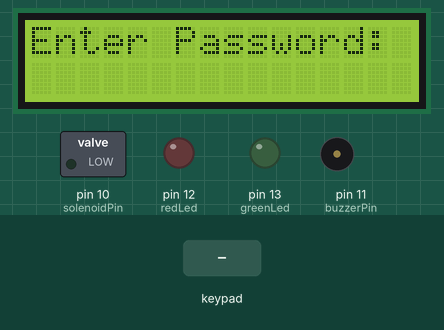
Simulated run of this sketch. Board: Arduino Uno, built with avr-gcc and run on an emulated ATmega328P. Shown: 16×2 character LCD, switched loads named in the sketch (green lamp = pin HIGH), output pins drawn as LEDs (lit = HIGH), buzzer (waves = sounding, pin HIGH). The inputs (shaded band) are chosen by the test bench. What the sketch prints to the serial monitor is not drawn.

Above: at 1.2 s.
1.3 s: key '#' pressed
At 2.5 s:
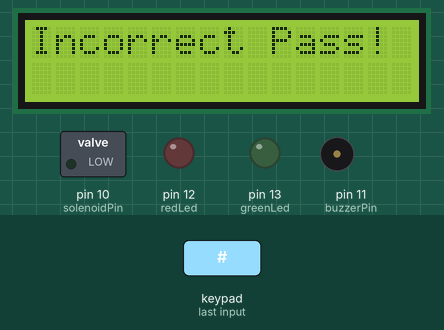
3.2 s: keypad keys 9 8 7 6 A pressed 0.4 s apart
At 6.0 s:
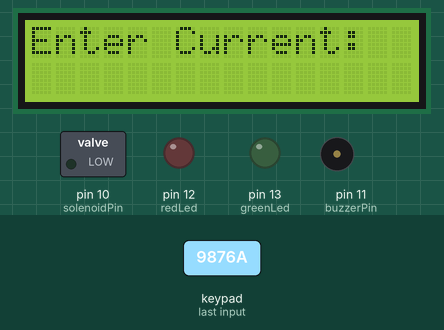
6.7 s: key 'C' pressed
At 7.9 s:
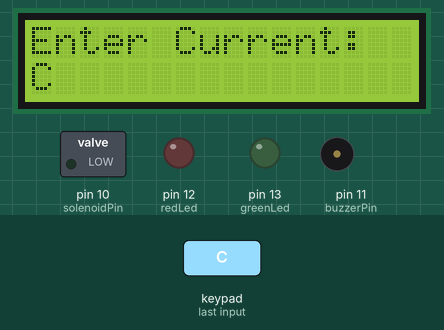
8.2 s: keypad keys 9 8 7 6 # pressed 0.4 s apart
At 10.28 s:
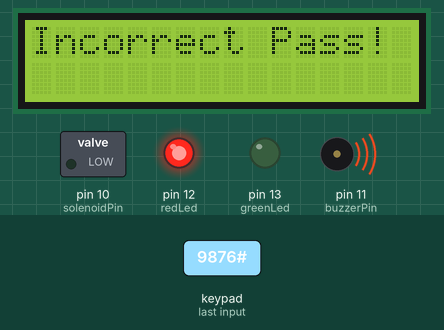
11.8 s: keypad keys 5 4 3 2 # pressed 0.4 s apart
At 14.3 s:
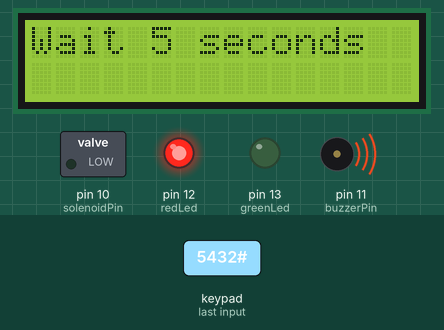
16.8 s: key 'D' pressed
At 20.6 s:
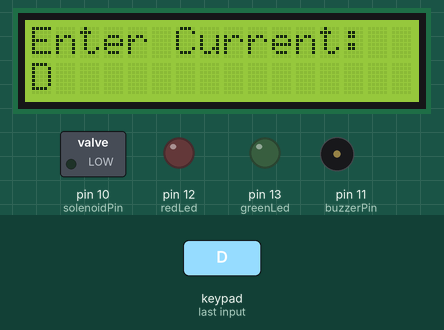
Timing chart, 0 to 20.8 s (numbered marks = the images above; inputs shaded):
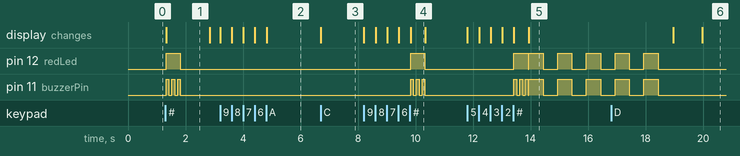

The sketch:

20240711_ARDUINO_UNO.ino
```cpp
#include <Keypad.h>
#include <Wire.h>
#include <LiquidCrystal_I2C.h>
#include <EEPROM.h>

const int solenoidPin = 10;
const int buzzerPin = 11;
const int redLed = 12;
const int greenLed = 13;

const int ROW_NUM = 4;
const int COLUMN_NUM = 4;
char keys[ROW_NUM][COLUMN_NUM] = {
  {'1','2','3', 'A'},
  {'4','5','6', 'B'},
  {'7','8','9', 'C'},
  {'*','0','#', 'D'}
};
byte pin_rows[ROW_NUM] = {9, 8, 7, 6};
byte pin_column[COLUMN_NUM] = {5, 4, 3, 2};
Keypad keypad = Keypad(makeKeymap(keys), pin_rows, pin_column, ROW_NUM, COLUMN_NUM);

String password;
String input_password;
String new_password;
int incorrect_attempts = 0;

enum State { ENTER_PASSWORD, CHANGE_PASSWORD_OLD, CHANGE_PASSWORD_NEW, CONFIRM_PASSWORD };
State currentState = ENTER_PASSWORD;

LiquidCrystal_I2C lcd(0x27, 16, 2);

void setup() {
  Serial.begin(115200);
  input_password.reserve(32);

  pinMode(solenoidPin, OUTPUT);
  pinMode(buzzerPin, OUTPUT);
  pinMode(redLed, OUTPUT);
  pinMode(greenLed, OUTPUT);

  lcd.init();
  lcd.backlight();
  lcd.setCursor(0, 0);
  lcd.print("Enter Password:");

  password = readPasswordFromEEPROM();
}

void loop() {
  char key = keypad.getKey();

  if (key) {
    lcd.setCursor(0, 1);
    lcd.print(input_password);

    if (key == '*') {
      input_password = "";
      lcd.setCursor(0, 1);
      lcd.print("                ");
    } else if (key == '#') {
      handleHashKey();
    } else if (key == 'A') {
      currentState = CHANGE_PASSWORD_OLD;
      input_password = "";
      lcd.clear();
      lcd.setCursor(0, 0);
      lcd.print("Enter Current:");
    } else if (key == 'B') {
      if (currentState == CHANGE_PASSWORD_OLD || currentState == CHANGE_PASSWORD_NEW || currentState == CONFIRM_PASSWORD) {
        resetToEnterPassword();
      }
    } else {
      input_password += key;
      lcd.setCursor(0, 1);
      lcd.print(input_password);
    }
  }
}

void handleHashKey() {
  switch (currentState) {
    case ENTER_PASSWORD:
      if (password == input_password) {
        lcd.clear();
        lcd.setCursor(0, 0);
        lcd.print("Correct Password");

        digitalWrite(greenLed, HIGH);
        digitalWrite(solenoidPin, HIGH);
        Serial.println("OPENDOOR");
        delay(2000);
        digitalWrite(greenLed, LOW);
        digitalWrite(solenoidPin, LOW);
        Serial.println("CLOSEDOOR");

        incorrect_attempts = 0;
      } else {
        handleIncorrectPassword();
      }
      break;

    case CHANGE_PASSWORD_OLD:
      if (password == input_password) {
        currentState = CHANGE_PASSWORD_NEW;
        input_password = "";
        lcd.clear();
        lcd.setCursor(0, 0);
        lcd.print("Enter New:");
        Serial.println("SOMEONEPASSCODE");
      } else {
        handleIncorrectPassword();
        lcd.setCursor(0, 0);
        lcd.print("Enter Current:");
      }
      break;

    case CHANGE_PASSWORD_NEW:
      new_password = input_password;
      currentState = CONFIRM_PASSWORD;
      input_password = "";
      lcd.clear();
      lcd.setCursor(0, 0);
      lcd.print("Confirm New:");
      break;

    case CONFIRM_PASSWORD:
      if (input_password == new_password) {
        password = new_password;
        writePasswordToEEPROM(password);
        lcd.clear();
        lcd.setCursor(0, 0);
        lcd.print("Password Changed");
        Serial.println("CHANGESUCCESS");
        delay(2000);
        resetToEnterPassword();
      } else {
        handleIncorrectPassword();
        lcd.setCursor(0, 0);
        lcd.print("Enter New:");
      }
      break;
  }

  input_password = "";
  delay(1000);
  if (currentState == ENTER_PASSWORD) {
    lcd.clear();
    lcd.setCursor(0, 0);
    lcd.print("Enter Password:");
  }
}

void handleIncorrectPassword() {
  lcd.clear();
  lcd.setCursor(0, 0);
  lcd.print("Incorrect Pass!");

  digitalWrite(redLed, HIGH);
  digitalWrite(buzzerPin, HIGH);
  delay(100);
  digitalWrite(buzzerPin, LOW);
  delay(100);
  digitalWrite(buzzerPin, HIGH);
  delay(100);
  digitalWrite(buzzerPin, LOW);
  delay(100);
  digitalWrite(buzzerPin, HIGH);
  delay(100);
  digitalWrite(redLed, LOW);
  digitalWrite(buzzerPin, LOW);

  incorrect_attempts++;

  if (incorrect_attempts >= 3) {
    lcd.clear();
    lcd.setCursor(0, 0);
    lcd.print("Wait 5 seconds");
    Serial.println("INCORRECT");
    for (int i = 0; i < 5; i++) {
      digitalWrite(buzzerPin, HIGH);
      digitalWrite(redLed, HIGH);
      delay(500);
      digitalWrite(buzzerPin, LOW);
      digitalWrite(redLed, LOW);
      delay(500);
    }
    incorrect_attempts = 0;
    lcd.clear();
  }
}

void resetToEnterPassword() {
  currentState = ENTER_PASSWORD;
  input_password = "";
  lcd.clear();
  lcd.setCursor(0, 0);
  lcd.print("Enter Password:");
}

void writePasswordToEEPROM(String pass) {
  for (int i = 0; i < pass.length(); i++) {
    EEPROM.write(i, pass[i]);
  }
  EEPROM.write(pass.length(), '\0');
}

String readPasswordFromEEPROM() {
  char stored_pass[32];
  int i = 0;
  char ch = EEPROM.read(i);
  while (ch != '\0' && i < sizeof(stored_pass) - 1) {
    stored_pass[i] = ch;
    i++;
    ch = EEPROM.read(i);
  }
  stored_pass[i] = '\0';
  return String(stored_pass);
}
```

Measured:
- after the input at 1.3 s, pin 12 (redLed): LOW → HIGH at once, → LOW 0.50 s later; pin 11 (buzzerPin): alternates HIGH for 0.10 s and LOW for 0.10 s, 6 changes in all, then stays LOW, starting at once; the display: changes at once (image 1)
- after the input at 3.2 s, the display: first changes at once (image 2 shows a later state)
- after the input at 6.7 s, the display: changes at once (image 3)
- after the input at 8.2 s, pin 12 (redLed): LOW → HIGH after 1.6 s, → LOW 0.50 s later; pin 11 (buzzerPin): alternates HIGH for 0.10 s and LOW for 0.10 s, 6 changes in all, then stays LOW, starting after 1.6 s; the display: first changes at once (image 4 shows a later state)
- after the input at 11.8 s, pin 11 (buzzerPin): LOW → HIGH after 1.6 s, → LOW 0.10 s later, → HIGH 0.10 s later, → LOW 0.10 s later, … (12 changes in this stretch); the display: first changes at once (image 5 shows a later state)
- after the input at 16.8 s, the display: first differs from a run without the input after 3.2 s (image 6)
- what the display in image 1 shows lasts 1.5 s, from 1.3 s to 2.8 s
